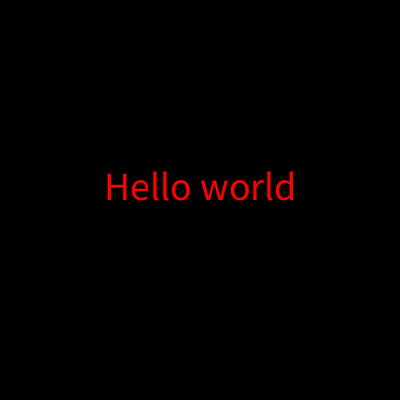
Frame 1 (no input)
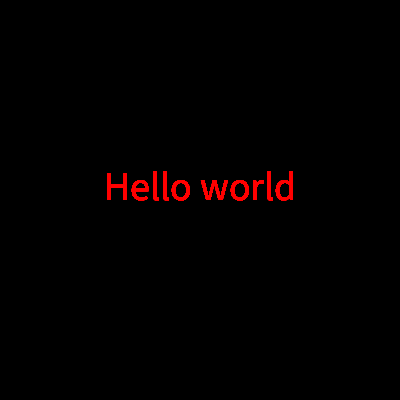
Frame 60 (the mouse pressed at the canvas centre just before this capture)
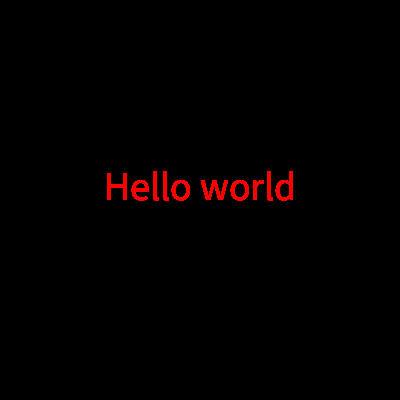
Frame 120 (the mouse held since frame 60 and released just before this capture)

The Processing sketch that drew these frames (run headless with seeded random() and noise(); from frame 60 on, the mouse is pressed at the canvas centre):

// Processing sketch: GitHubWS
// ── GitHubWS.pde
void setup() {
  size(400, 400);
  background(0);
}

void draw() {
  textAlign(CENTER);
  fill(255,0,0);
  textSize(40);
  text("Hello world", width/2, height/2 );
}
